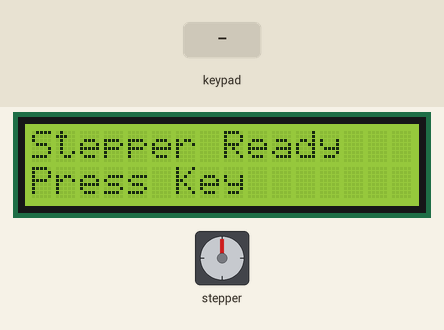
This sketch was run on a simulated ESP32. Parts: stepper motor, 16×2 character LCD. Wiring (inferred from the names in the program): stepper motor driver (200 steps per turn assumed): step GPIO 18; direction GPIO 19; enable GPIO 21. Inputs (shaded band) come from the test bench.

Above: at 1.2 s.
1.3 s: key 'B' pressed
At 3.6 s:
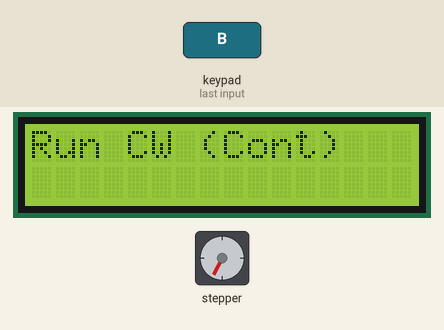
3.7 s: keypad keys 1 3 1 2 1 4 2 7 pressed 0.4 s apart
At 9.6 s:
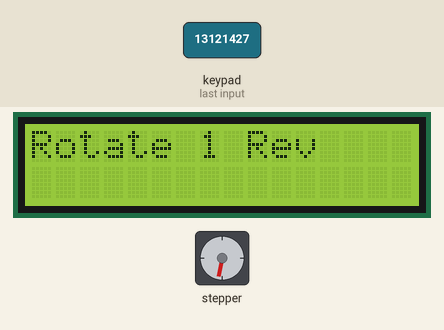
9.9 s: key 'C' pressed
At 10.1 s:
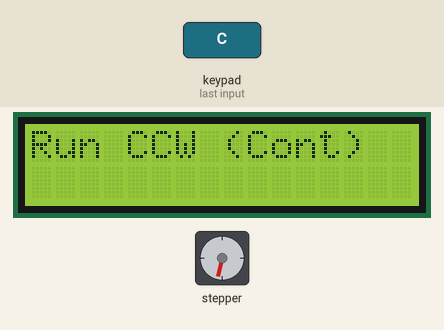
12.3 s: key 'A' pressed
At 14.0 s:
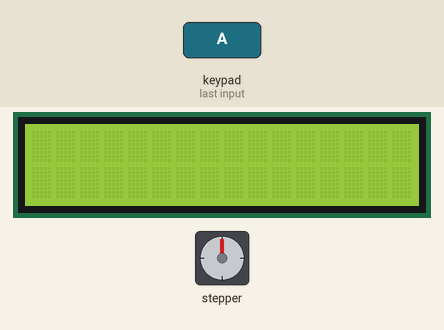
14.3 s: key '*' pressed
At 15.0 s:
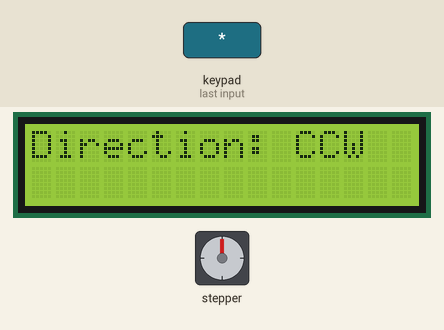
15.8 s: key '#' pressed
At 16.1 s:
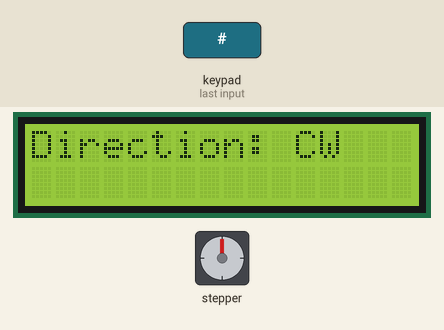
Timing chart, 0 to 18.3 s (numbered marks = the images above; inputs shaded):
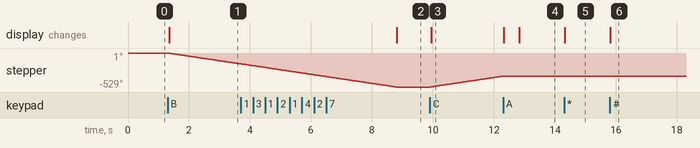

Measured:
- after the input at 1.3 s, stepper: keeps turning counter-clockwise at about 71°/s, starting at once; the display: changes at once (image 1)
- after the input at 3.7 s, stepper: goes on until 8.8 s, then stays -529°; the display: changes after 5.1 s (image 2)
- after the input at 9.9 s, stepper: keeps turning clockwise at about 71°/s, starting at once; the display: changes after 0.05 s (image 3)
- after the input at 12.3 s, stepper: stops changing and stays -360°; the display: first changes at once (image 4 shows a later state)
- after the input at 14.3 s, the display: changes at once (image 5)
- after the input at 15.8 s, the display: changes at once (image 6)

The sketch:

test_esp32.ino
```cpp
#include <Keypad.h>
#include <LiquidCrystal_I2C.h>

// ================== STEPPER DEFINITIONS ==================
#define STEP_PIN    18
#define DIR_PIN     19
#define ENABLE_PIN  21

const int stepsPerRevolution = 200;     // 200 steps = 360°
const unsigned long STEP_DELAY_US = 12500; // 5 sec per revolution

bool directionCW = true;
bool abortMotor = false;
bool continuousRun = false;

// ================== KEYPAD SETUP ==================
#define ROW_NUM     4
#define COLUMN_NUM  4

char keys[ROW_NUM][COLUMN_NUM] = {
  {'1','2','3','A'},
  {'4','5','6','B'},
  {'7','8','9','C'},
  {'*','0','#','D'}
};

byte pin_rows[ROW_NUM] = {13, 12, 14, 27};
byte pin_cols[COLUMN_NUM] = {26, 25, 33, 32};

Keypad keypad = Keypad(makeKeymap(keys), pin_rows, pin_cols, ROW_NUM, COLUMN_NUM);

// ================== LCD ==================
LiquidCrystal_I2C lcd(0x27, 16, 2);

// ================== SETUP ==================
void setup() {
  Serial.begin(115200);

  pinMode(STEP_PIN, OUTPUT);
  pinMode(DIR_PIN, OUTPUT);
  pinMode(ENABLE_PIN, OUTPUT);

  digitalWrite(ENABLE_PIN, LOW); // enable driver

  lcd.init();
  lcd.backlight();
  lcd.setCursor(0, 0);
  lcd.print("Stepper Ready");
  lcd.setCursor(0, 1);
  lcd.print("Press Key");
}

// ================== LOOP ==================
void loop() {
  char key = keypad.getKey();

  // -------- ABORT (GLOBAL) --------
  if (key == 'A') {
    abortMotor = true;
    continuousRun = false;
    lcd.clear();
    lcd.setCursor(0, 0);
    lcd.print("ABORTED");
    delay(500);
    lcd.clear();
    return;
  }

  // -------- SET DIRECTION --------
  if (key == '#') {                 // CLOCKWISE
    directionCW = true;
    digitalWrite(DIR_PIN, LOW);     // <-- swapped for your driver
    lcd.clear();
    lcd.print("Direction: CW");
  }

  else if (key == '*') {            // ANTICLOCKWISE
    directionCW = false;
    digitalWrite(DIR_PIN, HIGH);    // <-- swapped for your driver
    lcd.clear();
    lcd.print("Direction: CCW");
  }

  // -------- CONTINUOUS CW --------
  else if (key == 'B') {
    directionCW = true;
    digitalWrite(DIR_PIN, LOW);
    continuousRun = true;
    abortMotor = false;
    lcd.clear();
    lcd.print("Run CW (Cont)");
  }

  // -------- CONTINUOUS CCW --------
  else if (key == 'C') {
    directionCW = false;
    digitalWrite(DIR_PIN, HIGH);
    continuousRun = true;
    abortMotor = false;
    lcd.clear();
    lcd.print("Run CCW (Cont)");
  }

  // -------- NUMBER KEYS (1–9) --------
  else if (key >= '1' && key <= '9') {
    abortMotor = false;
    continuousRun = false;

    int rotations = key - '0';
    int totalSteps = rotations * stepsPerRevolution;

    lcd.clear();
    lcd.setCursor(0, 0);
    lcd.print("Rotate ");
    lcd.print(rotations);
    lcd.print(" Rev");

    stepMotor(totalSteps);
  }

  // -------- CONTINUOUS MOTOR LOOP --------
  if (continuousRun && !abortMotor) {
    stepOnce();
  }
}

// ================== STEP FUNCTIONS ==================
void stepOnce() {
  digitalWrite(STEP_PIN, HIGH);
  delayMicroseconds(STEP_DELAY_US);
  digitalWrite(STEP_PIN, LOW);
  delayMicroseconds(STEP_DELAY_US);
}

void stepMotor(int steps) {
  for (int i = 0; i < steps; i++) {
    if (abortMotor) break;

    char key = keypad.getKey();
    if (key == 'A') {
      abortMotor = true;
      break;
    }

    stepOnce();
  }
}
```
